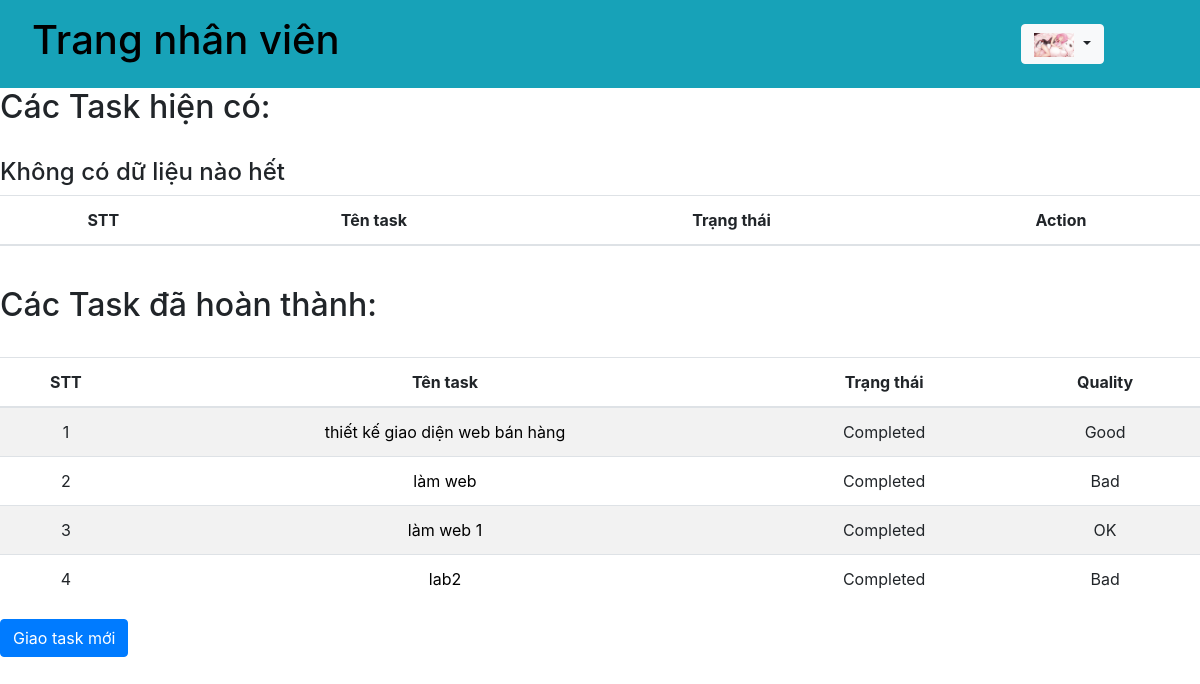
The app's page /api/truongphong.php (signed in) with its own data.
### tables this page shows
CREATE TABLE `nhanvien` (
  `id` int(11) NOT NULL,
  `name` varchar(100) NOT NULL,
  `username` varchar(50) NOT NULL,
  `password` varchar(50) NOT NULL,
  `maPB` varchar(50) NOT NULL,
  `image` varchar(50) NOT NULL,
  `tongngaynghi` int(11) NOT NULL,
  `duocnghi` int(11) NOT NULL
);

CREATE TABLE `task` (
  `id` int(11) NOT NULL,
  `tenTask` varchar(100) NOT NULL,
  `descTask` varchar(100) NOT NULL,
  `nhanvien` varchar(100) NOT NULL,
  `maPB` varchar(50) NOT NULL,
  `deadline` date NOT NULL,
  `fileTask` varchar(100) NOT NULL,
  `status` varchar(100) NOT NULL,
  `quality` varchar(100) NOT NULL
);

### db.php (called while the page is built, shortened)
<?php
    function open_database(){
        $conn = mysqli_connect(host, username, password, db);
        return $conn;
    }
    function get_info_nhanvien($username){
        $conn = open_database();
        $sql = "SELECT * FROM nhanvien WHERE username = ?";
        $stmt = $conn->prepare($sql);
        $stmt->bind_param("s", $username);
        if(!$stmt->execute()){
            return array('code' => 1, 'message' =>'Cannot execute query');
        }
        $result = $stmt->get_result();
        $data = $result->fetch_assoc();
        return array('code' => 0, 'message' =>'', 'data' => $data);
    }
    function get_all_task_by_phong_ban($maPB){
        $conn = open_database();
        $sql = "select * from task where maPB = ? and status !='Completed'";
        $stmt = $conn->prepare($sql);
        $stmt->bind_param('s', $maPB);
        if(!$stmt->execute()){
            return array('code'=>1, 'message'=>'cannot execute message');
        }
        $result = $stmt->get_result();
        if($result->num_rows == 0){
            return array('code' => 2, 'message' => 'Tìm không thấy');
        }
        return array('code' => 0, 'message' =>'', 'data' => $data);
    }
    function get_task_success($maPB){
        $conn = open_database();
        $sql = "select * from task where maPB = ? and status ='Completed'";
        $stmt = $conn->prepare($sql);
        $stmt->bind_param('s', $maPB);
        if(!$stmt->execute()){
            return array('code'=>1, 'message'=>'cannot execute message');
        }
        $result = $stmt->get_result();
        while ($row = $result->fetch_assoc()){
            $data[] = $row;
        }
        return array('code' => 0, 'message' =>'', 'data' => $data);
    }
?>

### api/truongphong.php (the view, shortened to what this page needs)
<?php
require_once('../db.php');
?>
<!DOCTYPE html>
<html lang="en">
<head>
    <link rel="stylesheet" href="https://maxcdn.bootstrapcdn.com/bootstrap/4.5.2/css/bootstrap.min.css">
	<link rel="stylesheet" href="https://use.fontawesome.com/releases/v5.15.4/css/all.css">
</head>
<body>
<?php
$username = $_SESSION["username"];
$result = get_info_nhanvien($username);
if($result['code'] == 0){
    $data = $result['data'];
}
?>
<nav class="navbar navbar-expand-sm bg-info justify-content-between">
    <div class="nav-item">
        <a href="../index.php" style="text-decoration: none; color: black;"><h1 class="nav-link">Trang nhân viên</h1></a>
    </div>
    <div class="nav-item">
        <div class="dropdown">
            <button type="button" class="btn btn-light dropdown-toggle" data-toggle="dropdown">
                <img src="<?= "../".$data['image'] ?>" alt="Hinh dai dien" style="max-width: 40px;">
            </button>
        </div>
    </div>
</nav>
<div class="table-responsive">
    <h2>Các Task hiện có: </h2>
    <br>
    <table class="table table-lg table-striped text-center">
        <thead>
        <tr>
            <th>STT</th>
            <th>Tên task </th>
            <th>Trạng thái</th>
            <th>Action</th>
        </tr>
        </thead>
        <tbody>
        <?php
        $stt = 1;
        $resultList = get_all_task_by_phong_ban($data['maPB']);
        if($resultList['code'] == 0){
            foreach ($resultList['data'] as $row1) {
            ?>
            <tr>
                <td><?=$stt?></td>
                <td><a style="text-decoration: none; color: black;" href="../chiTietTask.php?tenTask=<?=$row1['tenTask']?>"><?=$row1['tenTask']?></a></td>
                <td><?=$row1['status']?></td>
                <td>
                    <?php
                        if($row1['status'] == "New"){
                            ?>
                                <span>
                                    <i
                                        style="cursor: pointer"
                                        onclick="add_value_id_edit(<?=$row1['id']?>, '<?=$row1['tenTask']?>','<?=$row1['descTask']?>','<?=$row1['nhanvien']?>', '<?=$row1['deadline']?>')"
                                        class="fas fa-edit"
                                        data-toggle="modal" data-target="#confirm-edit"
                                    ></i>
                                </span>
                                <span>
                                    <i
                                        style="cursor: pointer"
                                        onclick="update_name_delete_task('<?=$row1['tenTask']?>')"
                                        class="fa fa-trash action"
                                        data-toggle="modal" data-target="#confirm-delete">
                                    </i>
                                </span>
                            <?php
                        }else{
                            ?>
                                <p>No Thing To Do</p>
                            <?php
                        }
                    ?>
                </td>
            </tr>
            <?php
                $stt += 1;
            }
        }else{
            ?>
                <h4>Không có dữ liệu nào hết</h4>
            <?php
        }
        ?>
        </tbody>
    </table>
    <br>
    <h2>Các Task đã hoàn thành: </h2>
    <br>
    <table class="table table-lg table-striped text-center">
        <thead>
        <tr>
            <th>STT</th>
            <th>Tên task </th>
            <th>Trạng thái</th>
            <th>Quality</th>
        </tr>
        </thead>
        <tbody>
        <?php
        $st = 1;
        $resultList1 = get_task_success($data['maPB']);
        if($resultList1['code'] == 0){
            foreach ($resultList1['data'] as $row) {
                ?>
                <tr>
                    <td><?=$st?></td>
                    <td><a style="text-decoration: none; color: black;" href="../chiTietTask.php?tenTask=<?=$row['tenTask']?>"><?=$row['tenTask']?></a></td>
                    <td><?=$row['status']?></td>
                    <td><?=$row['quality']?></td>
                </tr>
                <?php
                $st += 1;
            }
        }else{
            ?>
            <h4>Không có dữ liệu nào hết</h4>
            <?php
        }
        ?>
        </tbody>
    </table>
    <button type="submit" class="btn btn-primary"><a href="../addTask.php" style="text-decoration: none; color: white;">Giao task mới</a></button>
</div>
</body>
</html>

### api/truongphong.php (style rules this page uses)
.nav-item .dropdown { margin-right: 80px; }

### records on screen
nhanvien: image (picture)
task: tenTask "thiết kế giao diện web bán hàng", status "Completed", quality "Good"
task: tenTask "làm web", status "Completed", quality "Bad"
task: tenTask "làm web 1", status "Completed", quality "OK"
task: tenTask "lab2", status "Completed", quality "Bad"
